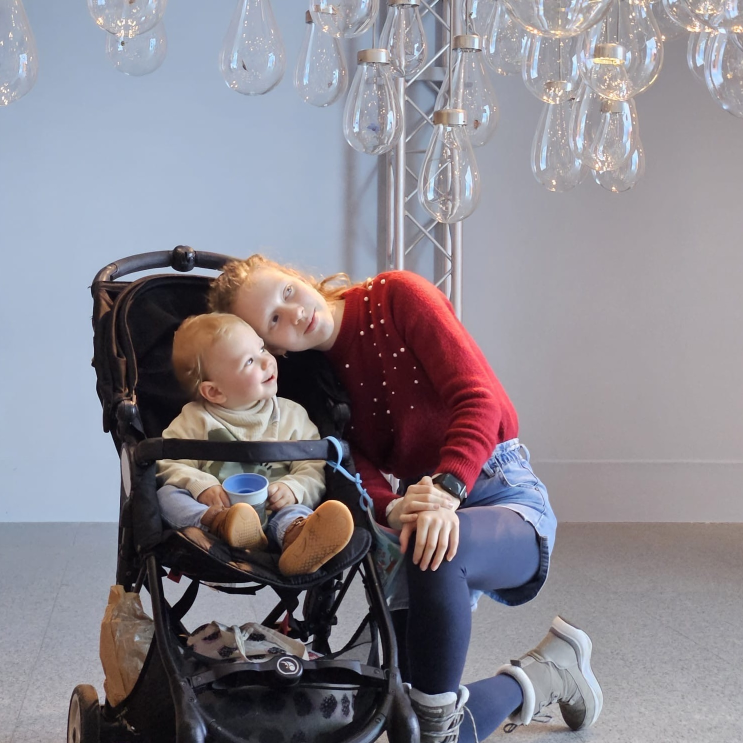
#> input picture test_input.jpg, 1486 x 1486 px (shown at 1/2 size)
$ python -i frames.py   (imports and definitions only)
#> lines starting #> are read from the running program, lines starting #| are printed output that depends on the picture
#> further down, picture is the input picture: PIL image 1486x1486 RGB; mean R, G, B 137.6, 133.3, 142
from PIL import Image, ImageOps, ImageDraw

# Constants for frame dimensions (300 DPI, ~11.81 px/mm)
FRAME_SPECS = {
    'polaroid_600': {
        # 88mm x 107mm -> 1039 x 1264
        'total_size': (1039, 1264),
        # 79mm x 79mm -> 933 x 933
        'image_size': (933, 933),
        # (88-79)/2 = 4.5mm borders L/R -> 53px
        # Top border usually slightly more than side?
        # Standard: 4.5mm sides, ~6mm top? let's center horizontally.
        # (1039 - 933) / 2 = 53
        # Top margin: ~6mm -> 71px
        'image_pos': (53, 71)
    },
    'instax_mini': {
        # 54mm x 86mm -> 638 x 1016
        'total_size': (638, 1016),
        # 46mm x 62mm -> 543 x 732
        'image_size': (543, 732),
        # Sides: (54-46)/2 = 4mm -> 47px
        # Top: ~6mm -> 71px
        'image_pos': (47, 71)
    },
    'instax_square': {
        # 72mm x 86mm -> 850 x 1016
        'total_size': (850, 1016),
        # 62mm x 62mm -> 732 x 732
        # Sides: (72-62)/2 = 5mm -> 59px
        # Top: ~6mm -> 71px
        'image_pos': (59, 71)
    },
    'instax_wide': {
        # 108mm x 86mm -> 1276 x 1016
        'total_size': (1276, 1016),
        # 99mm x 62mm -> 1169 x 732
        # Sides: (108-99)/2 = 4.5mm -> 53px
        # Top: ~6mm -> 71px
        'image_pos': (53, 71)
    }
}

def add_polaroid_frame(image: Image.Image, frame_type: str = 'polaroid_600') -> Image.Image:
    """
    Resize and crop the image to fit the specified frame type, then composite it onto the frame.
    """
#> called with frame_type = 'polaroid_600'
    if frame_type not in FRAME_SPECS:
        raise ValueError(f"Unknown frame type: {frame_type}. Available: {list(FRAME_SPECS.keys())}")

    spec = FRAME_SPECS[frame_type]
    total_w, total_h = spec['total_size']
    target_w, target_h = spec['image_size']
    paste_x, paste_y = spec['image_pos']

    # 1. Resize and Center Crop input image to fill the target image area
    # mimic ImageOps.fit but with high quality downsampling
    if image.size != (target_w, target_h):
        image_filled = ImageOps.fit(image, (target_w, target_h), method=Image.Resampling.LANCZOS)
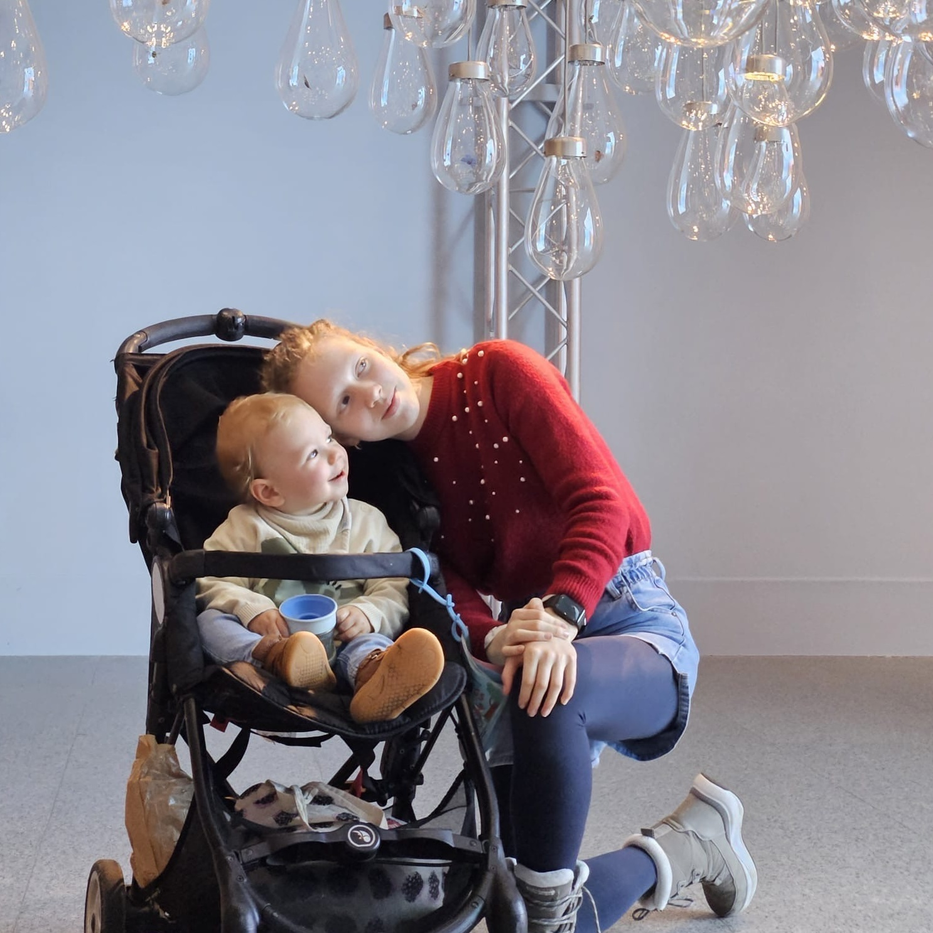
#> image_filled: PIL image 933x933 RGB; mean R, G, B 137.6, 133.3, 142
    else:
        image_filled = image

    # 1.5 Round Corners and Add Border (Anti-aliased)
    # User Request: Radius 6px, Border 1px, Opacity 50%, Anti-aliased

    # 1.5 Round Corners and Add Border (Anti-aliased)
    # User Request: Radius 5px, Border 1px, Opacity 20%, Anti-aliased

    radius = 5
    border_width = 1
    # 20% opacity of dark gray (50, 50, 50) -> alpha ~51
    border_color = (50, 50, 50, 51)

    # Super-sampling factor for anti-aliasing
    scale = 4

    # Create high-res canvas
    ss_w, ss_h = target_w * scale, target_h * scale
    ss_radius = radius * scale
    ss_border_width = border_width * scale

    # 1. Create High-Res Mask for Rounding
    mask_ss = Image.new('L', (ss_w, ss_h), 0)
#> mask_ss: PIL image 3732x3732 L; every value is 0
    draw_mask = ImageDraw.Draw(mask_ss)
    draw_mask.rounded_rectangle([(0, 0), (ss_w, ss_h)], radius=ss_radius, fill=255)

    # Resize mask down to target size
    mask = mask_ss.resize((target_w, target_h), resample=Image.Resampling.LANCZOS)

    # 2. Create High-Res Border Layer
    border_layer_ss = Image.new('RGBA', (ss_w, ss_h), (0, 0, 0, 0))
#> border_layer_ss: PIL image 3732x3732 RGBA; every value is 0
    draw_border = ImageDraw.Draw(border_layer_ss)

    # Draw border outline
    # For outline to be strictly inside, we might need to adjust coordinates?
    # Pillow draws outline centered-ish or inside?
    # Usually outline draws inward from the bounding box if width is large?
    # Actually simpler: Draw big filled rect with border_color, then smaller clear rect inside?
    # No, outline is fine. Let's start at 0,0 to w-1,h-1
    # We want the border to be 'border_width' px thick.
    # At 4x scale, it's 'ss_border_width'.

    # Adjusted coordinates: Move in by half width if it draws centered?
    # Pillow's `rounded_rectangle` `outline` draws inward/outward?
    # Evidence suggests it draws inside/outside straddling the line or just inside.
    # Let's assume standard behavior.
    draw_border.rounded_rectangle(
        [(0, 0), (ss_w-1, ss_h-1)],
        radius=ss_radius,
        outline=border_color,
        width=ss_border_width
    )

    # Resize border layer down
    border_layer = border_layer_ss.resize((target_w, target_h), resample=Image.Resampling.LANCZOS)
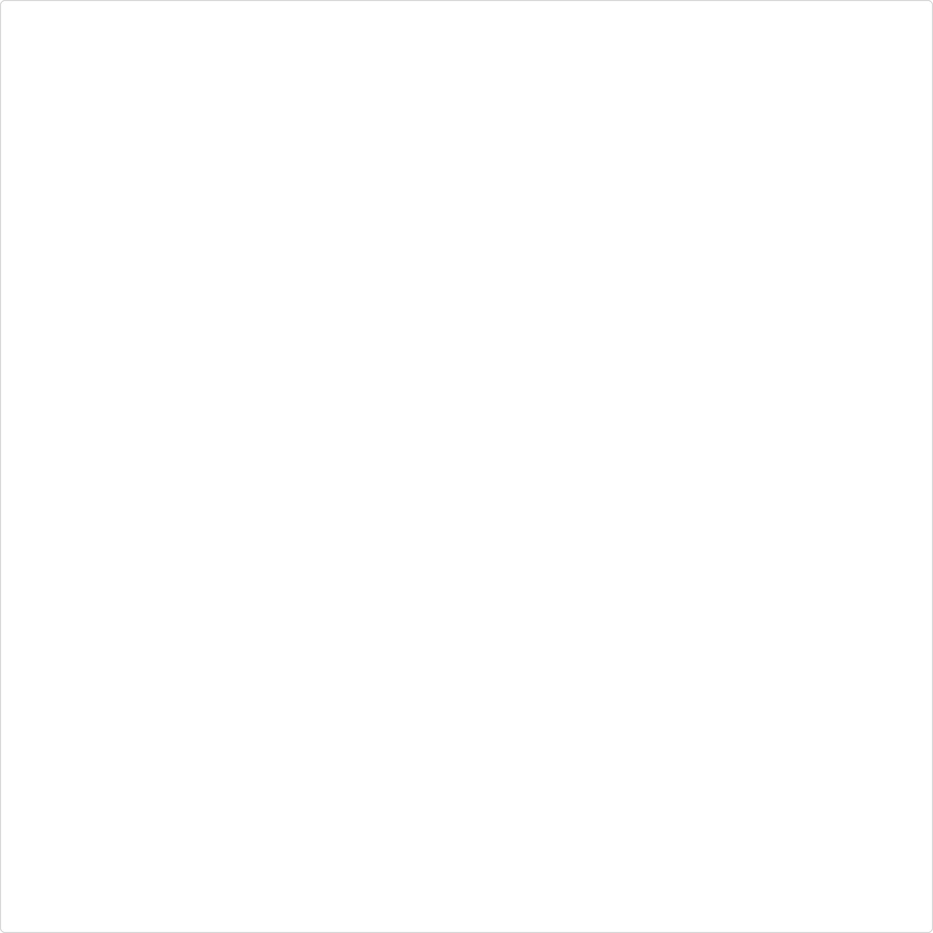
#> border_layer: PIL image 933x933 RGBA; mean R, G, B, A 0.5, 0.5, 0.5, 0.2; transparent parts drawn white

    # Composite:
    # 1. Apply rounding to image (putalpha)
    image_filled = image_filled.convert('RGBA')
#> image_filled: PIL image 933x933 RGBA
    image_filled.putalpha(mask)

    # 2. Composite border on top
    image_filled = Image.alpha_composite(image_filled, border_layer)

    # 2. Create Frame Background
    # White background, maybe slightly off-white for realism
    frame_color = (252, 252, 250)
    frame = Image.new('RGB', (total_w, total_h), frame_color)

    # Optional: Add a very subtle shadow or texture to the frame could be done here
    # For now, solid color is cleaner

    # 3. Paste Image
    # 3. Paste Image
    # Paste using alpha channel as mask
    frame.paste(image_filled, (paste_x, paste_y), image_filled)
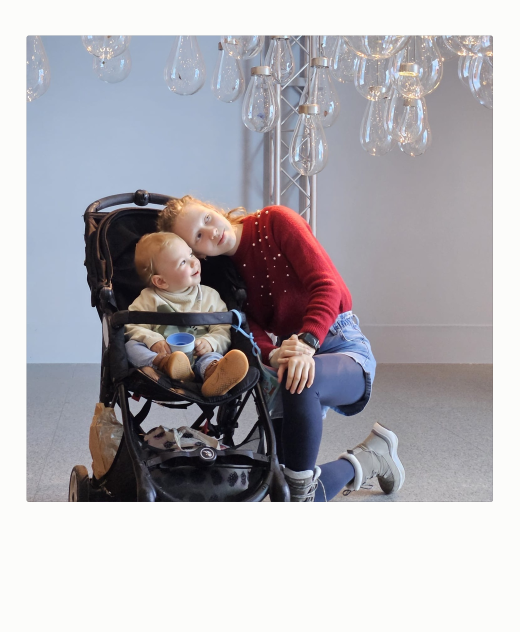
#> frame: PIL image 1039x1264 RGB (shown at 1/2 size); mean R, G, B 176.1, 173.3, 178.3

    return frame

>>> from PIL import Image
>>> picture = Image.open('../test_input.jpg')
>>> result = add_polaroid_frame(picture)

$ run again, on test_instax.jpg
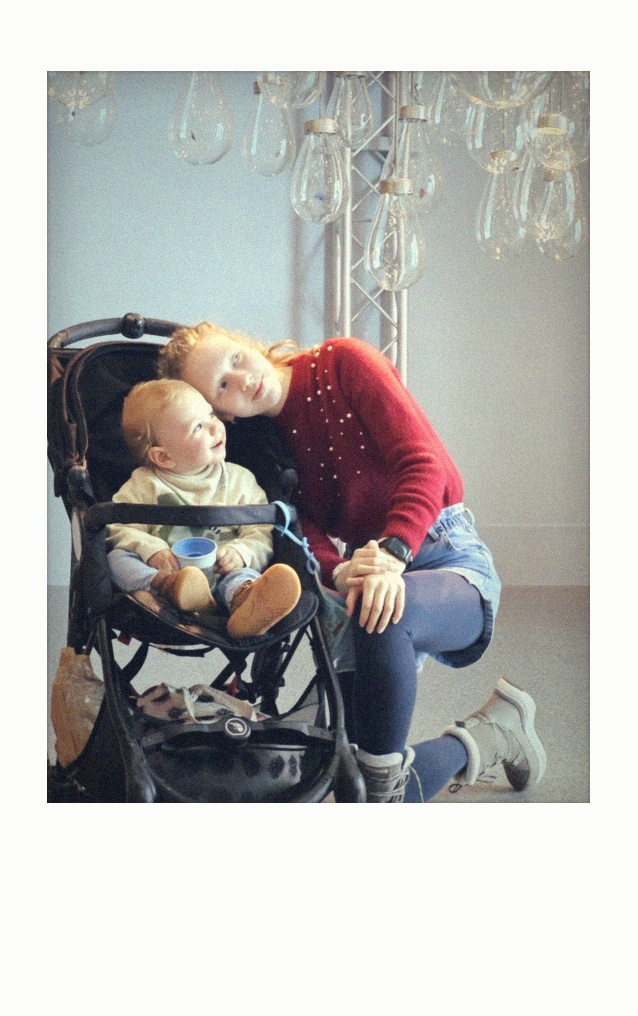
#> input picture test_instax.jpg, 638 x 1016 px
#> picture is the input picture: PIL image 638x1016 RGB; mean R, G, B 183.2, 182, 179.9
#> in add_polaroid_frame, `image_filled = ImageOps.fit(image, (target_w, target_h), method=Image...`:
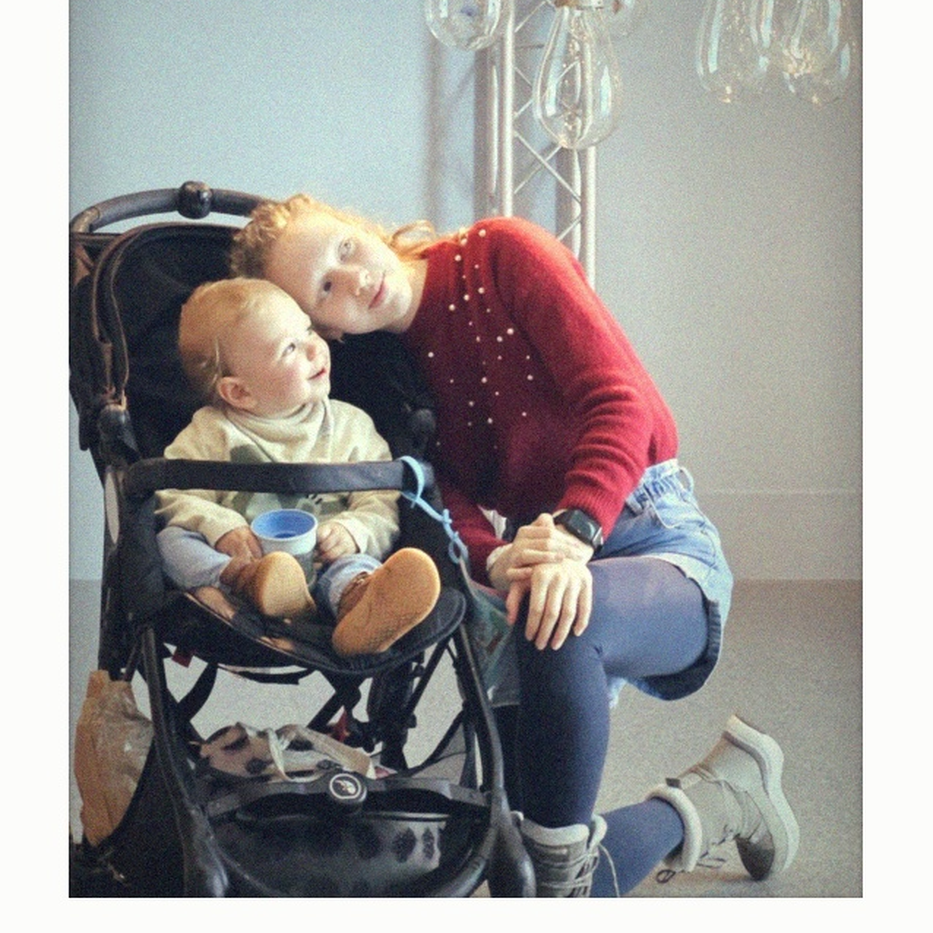
#> image_filled: PIL image 933x933 RGB; mean R, G, B 156.1, 152.9, 151.2
#> mask_ss: PIL image 3732x3732 L; every value is 0
#> border_layer_ss: PIL image 3732x3732 RGBA; every value is 0
#> in add_polaroid_frame, `frame.paste(image_filled, (paste_x, paste_y), image_filled)`:
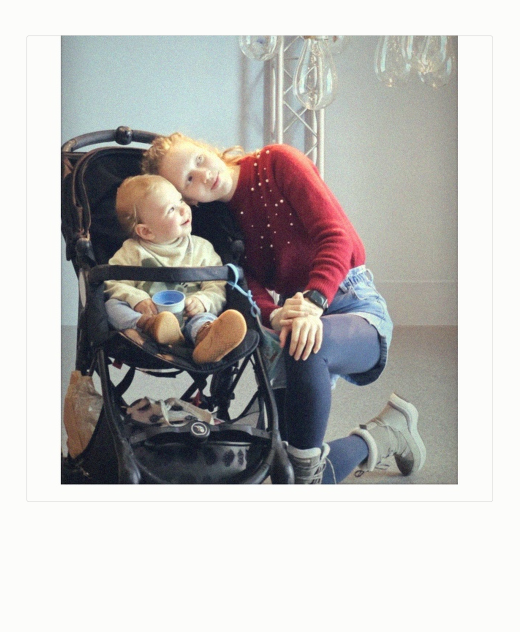
#> frame: PIL image 1039x1264 RGB (shown at 1/2 size); mean R, G, B 188.3, 186.2, 184.4

$ run again, on test_polaroid.jpg
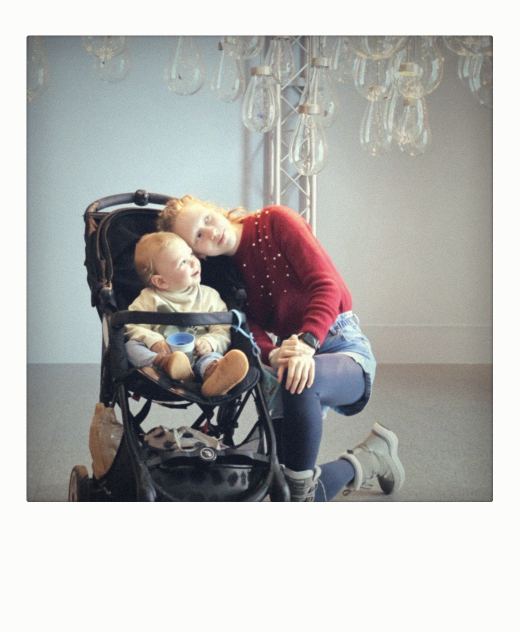
#> input picture test_polaroid.jpg, 1039 x 1264 px (shown at 1/2 size)
#> picture is the input picture: PIL image 1039x1264 RGB; mean R, G, B 179.7, 179.1, 176.8
#> in add_polaroid_frame, `image_filled = ImageOps.fit(image, (target_w, target_h), method=Image...`:
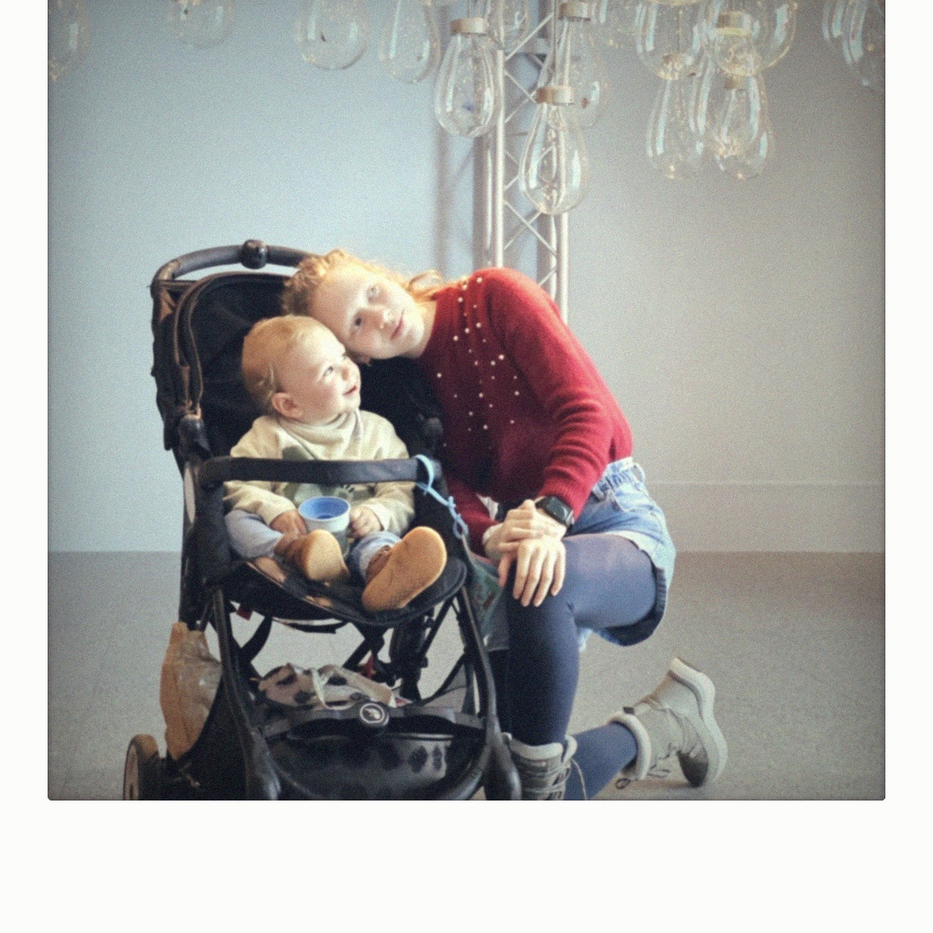
#> image_filled: PIL image 933x933 RGB; mean R, G, B 168.2, 167.3, 165
#> mask_ss: PIL image 3732x3732 L; every value is 0
#> border_layer_ss: PIL image 3732x3732 RGBA; every value is 0
#> in add_polaroid_frame, `frame.paste(image_filled, (paste_x, paste_y), image_filled)`:
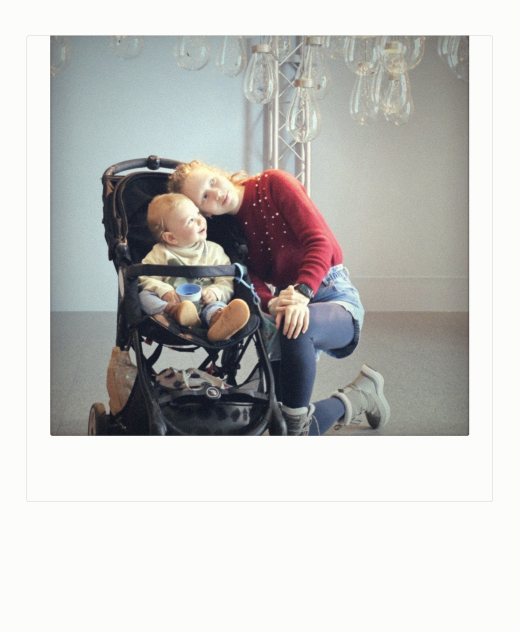
#> frame: PIL image 1039x1264 RGB (shown at 1/2 size); mean R, G, B 196.3, 195.8, 193.6
